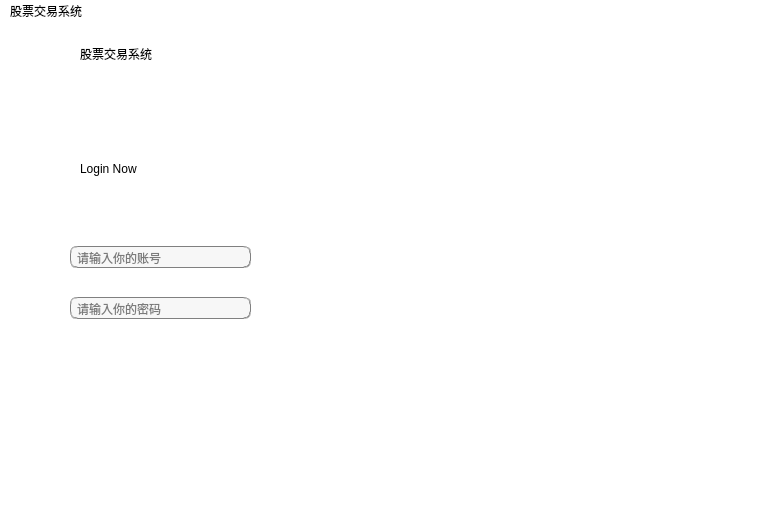
<?xml version="1.0" encoding="UTF-8"?>
<ui version="4.0">
 <class>MainWindow</class>
 <widget class="QMainWindow" name="MainWindow">
  <property name="geometry">
   <rect>
    <x>0</x>
    <y>0</y>
    <width>780</width>
    <height>520</height>
   </rect>
  </property>
  <property name="windowTitle">
   <string>MainWindow</string>
  </property>
  <property name="styleSheet">
   <string notr="true">background-color: rgb(255, 255, 255);</string>
  </property>
  <widget class="QWidget" name="centralwidget">
   <widget class="QLabel" name="label_image">
    <property name="geometry">
     <rect>
      <x>423</x>
      <y>-10</y>
      <width>351</width>
      <height>501</height>
     </rect>
    </property>
    <property name="text">
     <string/>
    </property>
   </widget>
   <widget class="QLabel" name="webname">
    <property name="geometry">
     <rect>
      <x>80</x>
      <y>0</y>
      <width>201</width>
      <height>61</height>
     </rect>
    </property>
    <property name="styleSheet">
     <string notr="true">font: 87 20pt &quot;Arial Black&quot;;</string>
    </property>
    <property name="text">
     <string>股票交易系统</string>
    </property>
   </widget>
   <widget class="QLabel" name="loging">
    <property name="geometry">
     <rect>
      <x>80</x>
      <y>120</y>
      <width>161</width>
      <height>51</height>
     </rect>
    </property>
    <property name="styleSheet">
     <string notr="true">font: 87 20pt &quot;Arial Black&quot;;</string>
    </property>
    <property name="text">
     <string>Login Now </string>
    </property>
   </widget>
   <widget class="QWidget" name="verticalLayoutWidget">
    <property name="geometry">
     <rect>
      <x>70</x>
      <y>200</y>
      <width>181</width>
      <height>121</height>
     </rect>
    </property>
    <layout class="QVBoxLayout" name="verticalLayout">
     <item>
      <widget class="QLineEdit" name="lineEdit_username">
       <property name="styleSheet">
        <string notr="true">background-color: rgb(247, 247, 247);
border:1px groove gray;border-radius:
7px;padding:2px 4px;
font: 10pt &quot;Candara&quot;;</string>
       </property>
       <property name="placeholderText">
        <string>请输入你的账号</string>
       </property>
      </widget>
     </item>
     <item>
      <widget class="QLineEdit" name="lineEdit_password">
       <property name="styleSheet">
        <string notr="true">background-color: rgb(247, 247, 247);
border:1px groove gray;border-radius:
7px;padding:2px 4px;
font: 10pt &quot;Candara&quot;;</string>
       </property>
       <property name="echoMode">
        <enum>QLineEdit::Password</enum>
       </property>
       <property name="placeholderText">
        <string>请输入你的密码</string>
       </property>
      </widget>
     </item>
    </layout>
   </widget>
   <widget class="QWidget" name="horizontalLayoutWidget">
    <property name="geometry">
     <rect>
      <x>70</x>
      <y>340</y>
      <width>231</width>
      <height>81</height>
     </rect>
    </property>
    <layout class="QHBoxLayout" name="horizontalLayout">
     <item>
      <widget class="QPushButton" name="signup">
       <property name="styleSheet">
        <string notr="true">background-color: qlineargradient(spread:pad, x1:0.52, y1:1, x2:0.54, y2:0, 
stop:0.0112994 rgba(64, 145, 252, 255), 
stop:1 rgba(255, 255, 255, 255));
color: rgb(255, 255, 255);
 
border:0px groove gray;border-radius:
7px;padding:2px 4px;
font: 14pt &quot;Candara&quot;;</string>
       </property>
       <property name="text">
        <string>sign in</string>
       </property>
      </widget>
     </item>
     <item>
      <spacer name="horizontalSpacer">
       <property name="orientation">
        <enum>Qt::Horizontal</enum>
       </property>
       <property name="sizeHint" stdset="0">
        <size>
         <width>40</width>
         <height>20</height>
        </size>
       </property>
      </spacer>
     </item>
     <item>
      <widget class="QPushButton" name="signin">
       <property name="styleSheet">
        <string notr="true">background-color: qlineargradient(spread:pad, x1:0.52, y1:1, x2:0.54, y2:0, 
stop:0.0112994 rgba(64, 145, 252, 255), 
stop:1 rgba(255, 255, 255, 255));
color: rgb(255, 255, 255);
 
border:0px groove gray;border-radius:
7px;padding:2px 4px;
font: 14pt &quot;Candara&quot;;</string>
       </property>
       <property name="text">
        <string>sign up</string>
       </property>
      </widget>
     </item>
    </layout>
   </widget>
  </widget>
  <widget class="QMenuBar" name="menubar">
   <property name="geometry">
    <rect>
     <x>0</x>
     <y>0</y>
     <width>780</width>
     <height>17</height>
    </rect>
   </property>
   <widget class="QMenu" name="menu">
    <property name="title">
     <string>股票交易系统</string>
    </property>
   </widget>
   <addaction name="menu"/>
  </widget>
  <widget class="QStatusBar" name="statusbar"/>
 </widget>
 <resources/>
 <connections/>
</ui>
